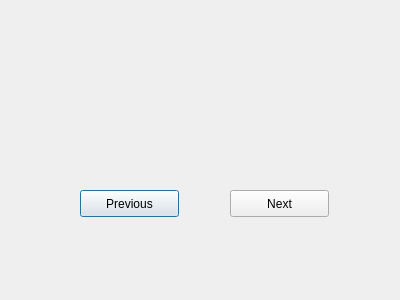
<?xml version="1.0" encoding="UTF-8"?>
<ui version="4.0">
 <class>Dialog2</class>
 <widget class="QDialog" name="Dialog2">
  <property name="geometry">
   <rect>
    <x>0</x>
    <y>0</y>
    <width>400</width>
    <height>300</height>
   </rect>
  </property>
  <property name="windowTitle">
   <string>Dialog</string>
  </property>
  <widget class="QPushButton" name="previousPushButton">
   <property name="geometry">
    <rect>
     <x>80</x>
     <y>190</y>
     <width>99</width>
     <height>27</height>
    </rect>
   </property>
   <property name="text">
    <string>Previous</string>
   </property>
  </widget>
  <widget class="QPushButton" name="nextPushButton">
   <property name="geometry">
    <rect>
     <x>230</x>
     <y>190</y>
     <width>99</width>
     <height>27</height>
    </rect>
   </property>
   <property name="text">
    <string>Next</string>
   </property>
  </widget>
 </widget>
 <resources/>
 <connections/>
</ui>
